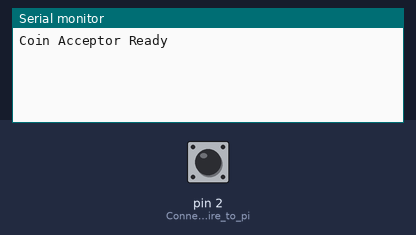
This sketch was run on a simulated Arduino Uno, built with avr-gcc and run on an emulated ATmega328P. On the bench: the last lines printed to the serial monitor. The test bench sets the inputs (shaded band); at power-on: pin 2 (Connect_signal_wire_to_pi) HIGH.

Above: at 1.2 s.
1.3 s: pin 2 (Connect_signal_wire_to_pi) pulled LOW for 0.15 s
At 2.5 s:
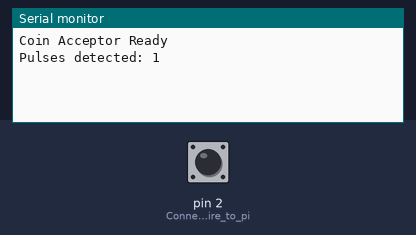
2.9 s: pin 2 (Connect_signal_wire_to_pi) pulled LOW for 1 s
At 4.0 s:
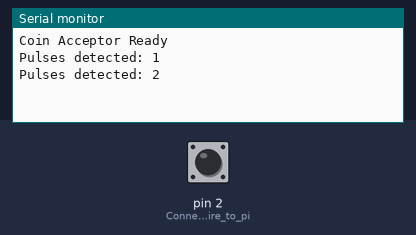
5.4 s: pin 2 (Connect_signal_wire_to_pi) pulled LOW for 0.15 s
At 5.9 s:
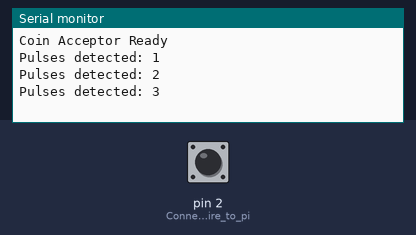

The sketch:

test_coin.ino
```cpp
volatile int pulseCount = 0;
unsigned long lastPulseTime = 0;
const unsigned long debounceDelay = 20; // milliseconds

void setup() {
  pinMode(2, INPUT_PULLUP); // Connect signal wire to pin 2
  attachInterrupt(digitalPinToInterrupt(2), countPulse, FALLING);
  Serial.begin(9600);
  Serial.println("Coin Acceptor Ready");
}

void loop() {
  static int lastReportedCount = 0;

  if (pulseCount != lastReportedCount) {
    Serial.print("Pulses detected: ");
    Serial.println(pulseCount);
    lastReportedCount = pulseCount;
  }
}

void countPulse() {
  // Debounce to avoid false triggering
  unsigned long currentTime = millis();
  if (currentTime - lastPulseTime > debounceDelay) {
    pulseCount++;
    lastPulseTime = currentTime;
  }
}
```

Measured:
- after the input at 1.3 s, the serial monitor: prints a new line at once (image 1)
- after the input at 2.9 s, the serial monitor: prints a new line at once (image 2)
- after the input at 5.4 s, the serial monitor: prints a new line at once (image 3)
